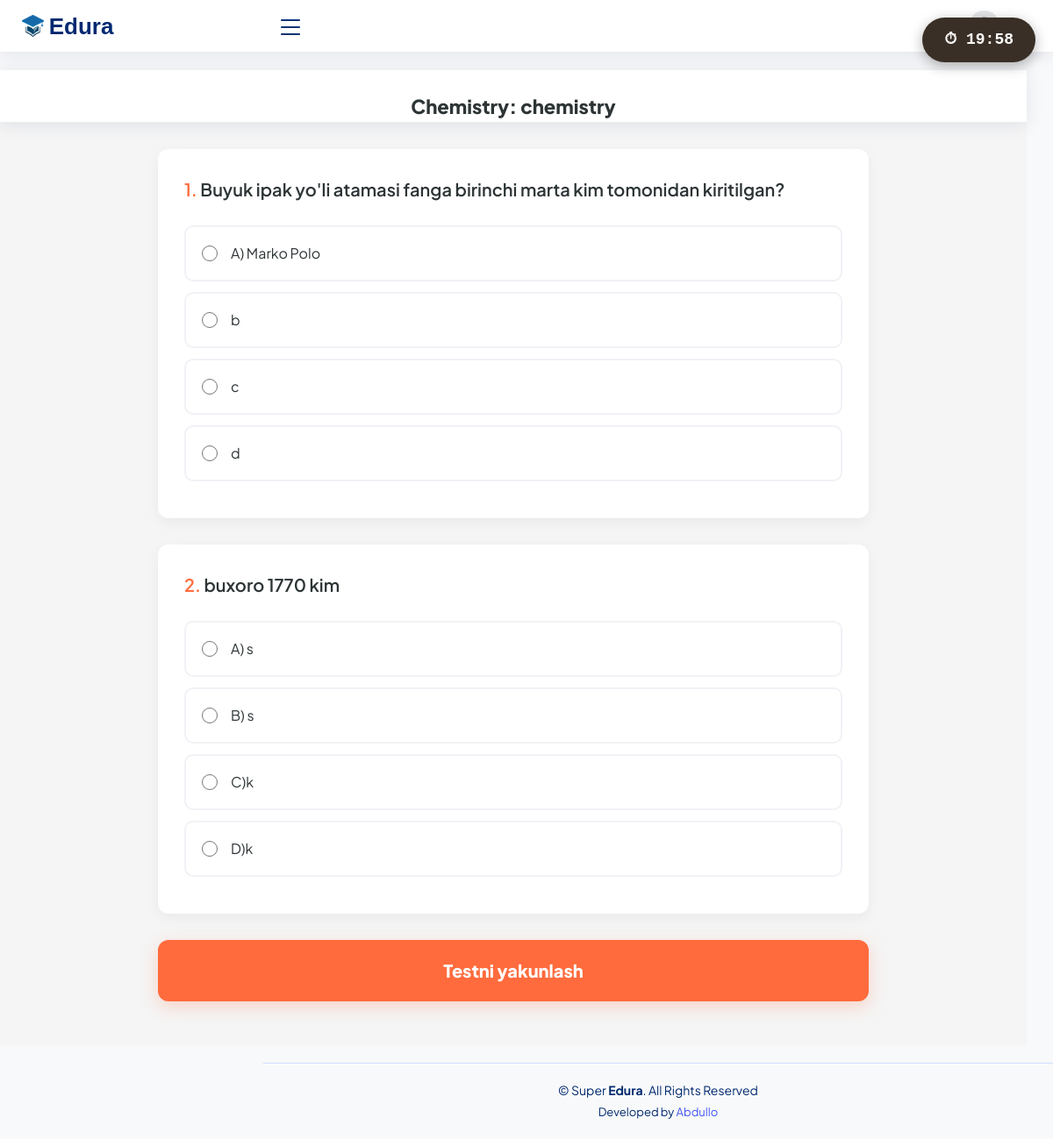
The app's page /quiz/1/ with its own data.
### quiz/models.py (models this page shows, shortened)
class Quiz(models.Model):
    title = models.CharField(max_length=255, verbose_name="Test nomi")
    subject = models.ForeignKey(Subject, on_delete=models.CASCADE, related_name='quizzes', verbose_name="Fan")
    description = models.TextField(blank=True, verbose_name="Tavsif")
    duration_minutes = models.PositiveIntegerField(default=30, verbose_name="Davomiyligi (minutda)")
    created_at = models.DateTimeField(auto_now_add=True)
    class Meta:
        verbose_name = "Test"
        verbose_name_plural = "Testlar"

class Question(models.Model):
    quiz = models.ForeignKey(Quiz, on_delete=models.CASCADE, related_name='questions')
    text = models.TextField(verbose_name="Savol matni")
    image = models.ImageField(upload_to='quiz/questions/', blank=True, null=True, verbose_name="Savol rasmi")

class Answer(models.Model):
    question = models.ForeignKey(Question, on_delete=models.CASCADE, related_name='answers')
    text = models.CharField(max_length=255, verbose_name="Variant matni")
    is_correct = models.BooleanField(default=False, verbose_name="To'g'ri javobmi?")

### student_management/models.py (models this page shows, shortened)
class Subject(models.Model):
    name = models.CharField('Subject Name', max_length=100)
    code = models.CharField('Subject Code', max_length=10, unique=True, blank=True, null=True)

### quiz/views.py (the view, shortened to what this page needs)
# urls.py: path('<int:pk>/', QuizDetailView.as_view(), name='quiz_detail'),
class QuizDetailView(View):
    def get(self, request, pk):
        quiz = get_object_or_404(Quiz, pk=pk)
        questions = quiz.questions.all().order_by('?')
        return render(request, 'quiz/quiz_detail.html', {
            'quiz': quiz,
            'questions': questions
        })

### core/context_processors.py (called while the page is built)
def unread_messages_data(request):
    if request.user.is_authenticated and request.user.is_superuser:
        unread_qs = ContactMessage.objects.filter(is_read=False).order_by('-created_at')
        return {
            'unread_count': unread_qs.count(),        # Jami soni: {{ unread_count }}
            'unread_msgs_list': unread_qs[:5]         # Oxirgi 5 tasi: {% for msg in unread_msgs_list %}
        }
    return {
        'unread_count': 0,
        'unread_msgs_list': []
    }

### quiz/templates/quiz/quiz_detail.html (shortened to what this page needs)
{% extends 'main/base.html' %}
{% block content %}
<div id="timer-container">
    ⏱ <span id="timer">--:--</span>
</div>
<div class="test-body">
    <div class="header">
        {{ quiz.subject.name }}: {{ quiz.title }}
    </div>
    <div class="container-test">
        <form id="quiz-form" method="POST">
            {% for question in questions %}
            <div class="question">
                <div class="question-title">
                    <span style="color: #ff6b3d;">{{ forloop.counter }}.</span> {{ question.text }}
                </div>
                {% for answer in question.answers.all %}
                <label class="option">
                    <input type="radio" name="question_{{ question.id }}" value="{{ answer.id }}" required>
                    <span>{{ answer.text }}</span>
                </label>
                {% endfor %}
            </div>
            {% endfor %}
            <button type="submit" class="submit-btn">Testni yakunlash</button>
        </form>
    </div>
</div>
{% endblock %}

### core/static/css/style.css (style rules this page uses)
:root { scroll-behavior: smooth; }
body { font-family: "Open Sans", sans-serif; background: #f6f9ff; color: #444444; }
.header { transition: all 0.5s; z-index: 997; height: 60px; box-shadow: 0px 2px 20px rgba(1, 41, 112, 0.1); background-color: #fff; padding-left: 20px; }

### core/templates/main/base.html (style rules this page uses)
:root { --edura-primary: #4361ee; --edura-secondary: #3f37c9; --edura-success: #4cc9f0; --edura-danger: #f72585; --glass-bg: rgba(255, 255, 255, 0.95); }
body { font-family: 'Plus Jakarta Sans', sans-serif; background-color: #f8f9fa; color: #2d3436; }

### quiz/templates/quiz/quiz_detail.html (style rules this page uses)
.test-body { background:#f5f5f5; margin:0; padding-bottom: 50px; min-height: 100vh; }
#timer-container { position: fixed; top: 20px; right: 20px; background: #3a2f26; color: white; padding: 12px 25px; border-radius: 50px; font-weight: bold; z-index: 1000; box-shadow: 0 4px 15px rgba(0,0,0,0.3); font-family: monospace; font-size: 18px; }
.header { background:#ffffff; padding:25px; text-align:center; font-size:22px; font-weight: 800; color: #2d3436; border-bottom: 1px solid #eee; margin-bottom: 30px; }
.container-test { max-width: 850px; margin: 0 auto; padding: 0 20px; }
.question { background:white; padding:30px; margin-bottom:30px; box-shadow: 0 5px 15px rgba(0,0,0,0.05); border-radius: 12px; }
.question-title { font-size:20px; margin-bottom:25px; color: #2d3436; line-height: 1.6; font-weight: 600; }
.option { display: flex; align-items: center; padding: 18px; margin: 12px 0; background:#ffffff; border-radius: 10px; cursor:pointer; transition: all 0.2s ease; border: 2px solid #f1f2f6; }
.option input { margin-right:15px; width: 18px; height: 18px; accent-color: #ff6b3d; }
.submit-btn { width: 100%; padding: 20px; background: #ff6b3d; border: none; color: white; font-size: 20px; font-weight: 800; border-radius: 12px; cursor: pointer; transition: 0.3s; box-shadow: 0 6px 20px rgba(255, 107, 61, 0.25); }

### records on screen
Quiz: subject.name "Chemistry", title "chemistry"
Question: text "Buyuk ipak yo'li atamasi fanga birinchi marta kim tomonidan kiritilgan?"
Answer: text "A) Marko Polo"
Answer: text "b"
Answer: text "c"
Answer: text "d"
Question: text "buxoro 1770 kim"
Answer: text "A) s"
Answer: text "B) s"
Answer: text "C)k"
Answer: text "D)k"
